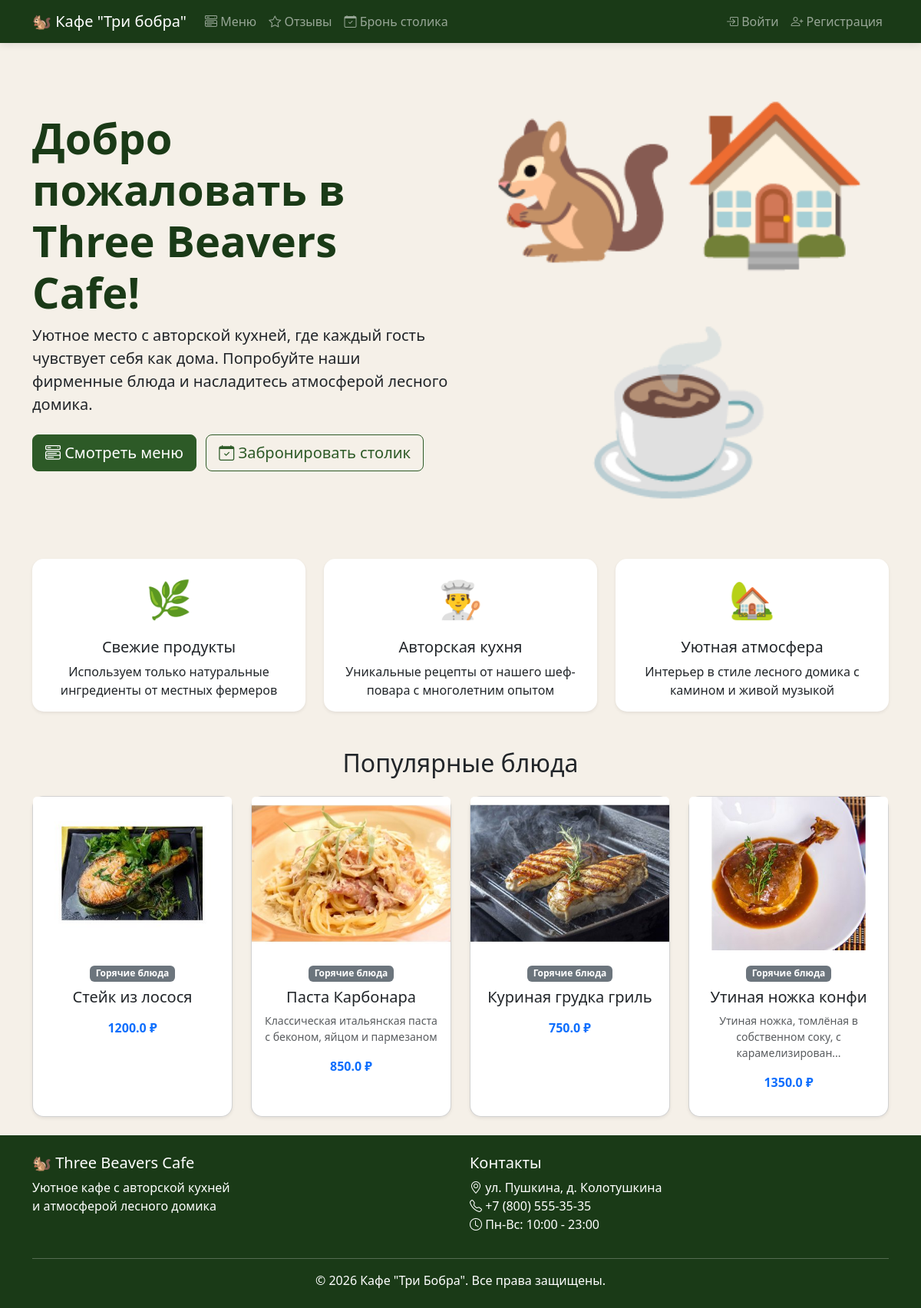
Before: / with the older database file.
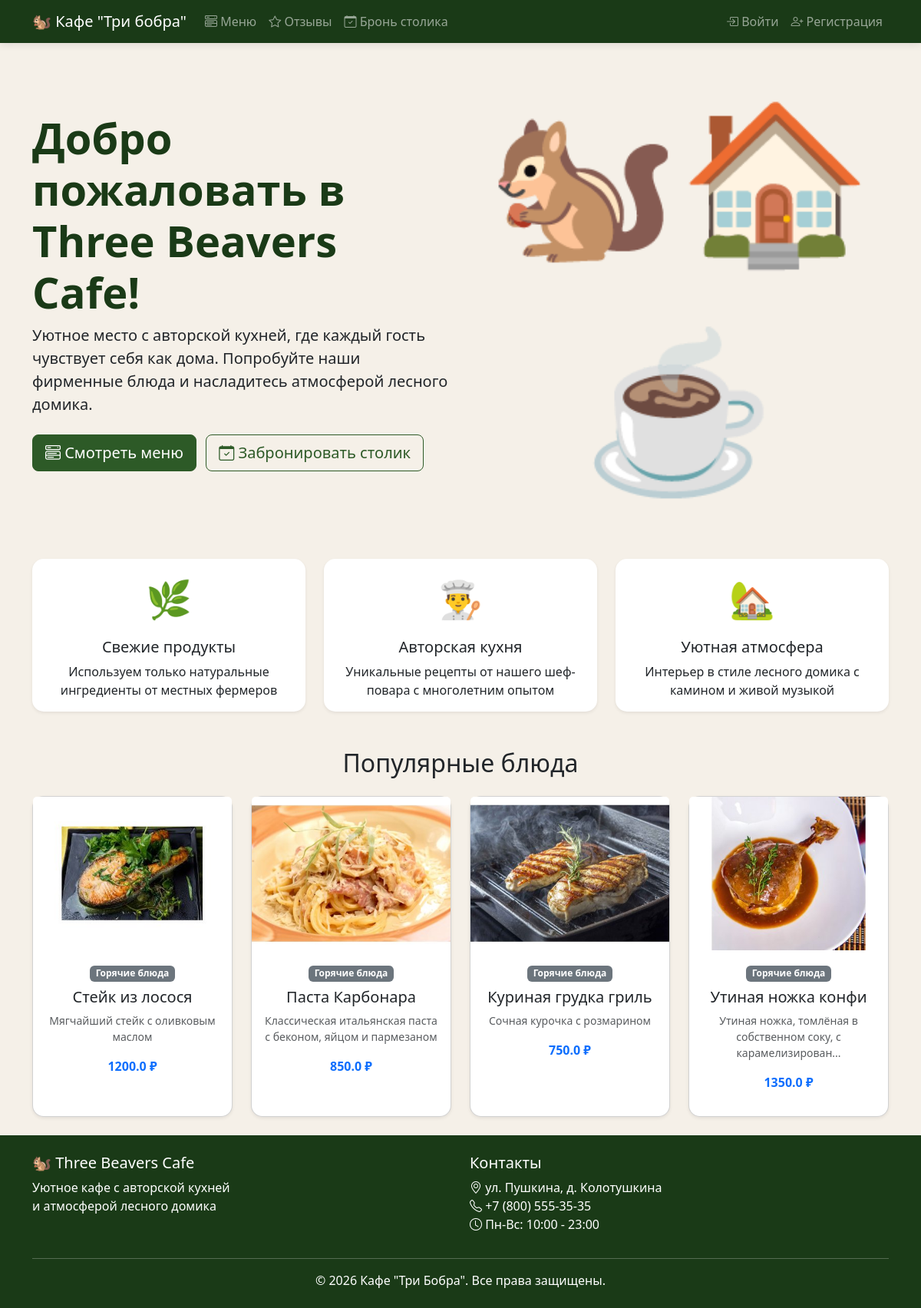
After: the same page with the newer database file.
### models.py (models this page shows)
class MenuItem(db.Model):
    id = db.Column(db.Integer, primary_key=True)
    name = db.Column(db.String(100), nullable=False)
    description = db.Column(db.Text, nullable=True)
    price = db.Column(db.Float, nullable=False)
    image_url = db.Column(db.String(300), default='default-food.jpg')
    available = db.Column(db.Boolean, default=True)
    category_id = db.Column(db.Integer, db.ForeignKey('category.id'), nullable=False)

class Category(db.Model):
    id = db.Column(db.Integer, primary_key=True)
    name = db.Column(db.String(50), unique=True, nullable=False)
    items = db.relationship('MenuItem', backref='category', lazy=True)

### routes/main.py (the view)
@main_bp.route('/')
def index():
    popular_items = MenuItem.query.filter_by(available=True).limit(4).all()
    return render_template('index.html', popular_items=popular_items)

### templates/index.html (shortened to what this page needs)
{% extends "base.html" %}
{% block content %}
<div class="container">
    <div class="row align-items-center mb-5">
        <div class="col-lg-6">
            <h1 class="display-4 fw-bold text-dark-green">Добро пожаловать в Three Beavers Cafe!</h1>
            <p class="lead">Уютное место с авторской кухней, где каждый гость чувствует себя как дома. Попробуйте наши фирменные блюда и насладитесь атмосферой лесного домика.</p>
            <div class="mt-4">
                <a href="{{ url_for('menu.menu') }}" class="btn btn-primary btn-lg me-2">
                    <i class="bi bi-menu-button-wide"></i> Смотреть меню
                </a>
                <a href="{{ url_for('booking.booking') }}" class="btn btn-outline-primary btn-lg">
                    <i class="bi bi-calendar-check"></i> Забронировать столик
                </a>
            </div>
        </div>
        <div class="col-lg-6 text-center">
            <div class="hero-image">
                <span style="font-size: 200px;">🐿🏠☕</span>
            </div>
        </div>
    </div>
    <div class="row g-4 mb-5">
        <div class="col-md-4">
            <div class="card h-100 border-0 shadow-sm">
                <div class="card-body text-center">
                    <div class="feature-icon">🌿</div>
                    <h5 class="card-title">Свежие продукты</h5>
                    <p class="card-text">Используем только натуральные ингредиенты от местных фермеров</p>
                </div>
            </div>
        </div>
        <div class="col-md-4">
            <div class="card h-100 border-0 shadow-sm">
                <div class="card-body text-center">
                    <div class="feature-icon">👨‍🍳</div>
                    <h5 class="card-title">Авторская кухня</h5>
                    <p class="card-text">Уникальные рецепты от нашего шеф-повара с многолетним опытом</p>
                </div>
            </div>
        </div>
        <div class="col-md-4">
            <div class="card h-100 border-0 shadow-sm">
                <div class="card-body text-center">
                    <div class="feature-icon">🏡</div>
                    <h5 class="card-title">Уютная атмосфера</h5>
                    <p class="card-text">Интерьер в стиле лесного домика с камином и живой музыкой</p>
                </div>
            </div>
        </div>
    </div>
    <h2 class="text-center mb-4">Популярные блюда</h2>
    <div class="row g-4">
        {% if popular_items %}
            {% for item in popular_items %}
            <div class="col-md-3">
                <div class="card h-100 shadow-sm">
                    <img src="{{ url_for('static', filename='images/menu/' + item.image_url) }}"
                         class="card-img-top" alt="{{ item.name }}"
                         style="height: 200px; object-fit: cover;">
                    <div class="card-body text-center">
                        <span class="badge bg-secondary mb-2">{{ item.category.name }}</span>
                        <h5 class="card-title">{{ item.name }}</h5>
                        <p class="text-muted small">{{ item.description[:60] }}{% if item.description|length > 60 %}...{% endif %}</p>
                        <p class="fw-bold text-primary">{{ item.price }} ₽</p>
                    </div>
                </div>
            </div>
            {% endfor %}
        {% else %}
            <div class="col-12 text-center py-3">
                <p class="text-muted">Пока нет доступных блюд</p>
            </div>
        {% endif %}
    </div>
</div>
{% endblock %}

Changed rows visible on the page:
changed MenuItem "Стейк из лосося": description (not shown) → "Мягчайший стейк с оливковым маслом"
changed MenuItem "Куриная грудка гриль": description (not shown) → "Сочная курочка с розмарином"
